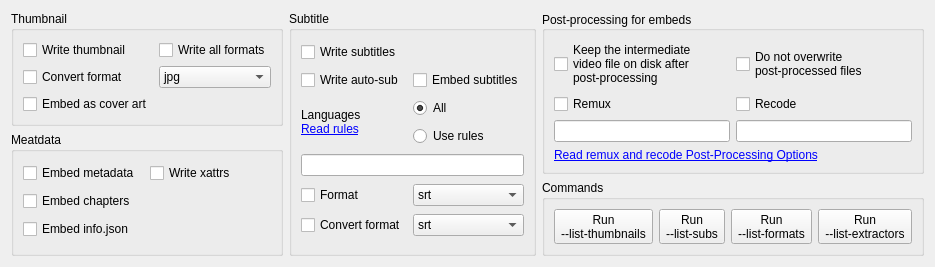
      <widget class="QWidget" name="tab_spices">
       <attribute name="title">
        <string>Spices</string>
       </attribute>
       <layout class="QGridLayout" name="gridLayout_7">
        <item row="1" column="2" rowspan="2">
         <widget class="QGroupBox" name="groupBox_ppspices">
          <property name="title">
           <string>Post-processing for embeds</string>
          </property>
          <property name="alignment">
           <set>Qt::AlignLeading|Qt::AlignLeft|Qt::AlignVCenter</set>
          </property>
          <property name="flat">
           <bool>false</bool>
          </property>
          <layout class="QGridLayout" name="gridLayout_20">
           <item row="0" column="1">
            <widget class="QCheckBox" name="checkBox_ppspices_no_post_overwrites">
             <property name="text">
              <string>Do not overwrite
post-processed files</string>
             </property>
            </widget>
           </item>
           <item row="0" column="0">
            <widget class="QCheckBox" name="checkBox_ppspices_keep_video">
             <property name="text">
              <string>Keep the intermediate
video file on disk after
post-processing</string>
             </property>
            </widget>
           </item>
           <item row="5" column="1">
            <widget class="QLineEdit" name="lineEdit_ppspices_recode"/>
           </item>
           <item row="5" column="0">
            <widget class="QLineEdit" name="lineEdit_ppspices_remux"/>
           </item>
           <item row="4" column="0">
            <widget class="QCheckBox" name="checkBox_ppspices_remux">
             <property name="text">
              <string>Remux</string>
             </property>
            </widget>
           </item>
           <item row="4" column="1">
            <widget class="QCheckBox" name="checkBox_ppspices_recode">
             <property name="text">
              <string>Recode</string>
             </property>
            </widget>
           </item>
           <item row="6" column="0" colspan="2">
            <widget class="QLabel" name="label_ppspices_remux_recode_help">
             <property name="text">
              <string>&lt;html&gt;&lt;head/&gt;&lt;body&gt;&lt;p&gt;&lt;a href=&quot;https://github.com/yt-dlp/yt-dlp?tab=readme-ov-file#post-processing-options&quot;&gt;&lt;span style=&quot; text-decoration: underline; color:#0000ff;&quot;&gt;Read remux and recode Post-Processing Options&lt;/span&gt;&lt;/a&gt;&lt;/p&gt;&lt;/body&gt;&lt;/html&gt;</string>
             </property>
             <property name="textFormat">
              <enum>Qt::AutoText</enum>
             </property>
             <property name="openExternalLinks">
              <bool>true</bool>
             </property>
            </widget>
           </item>
          </layout>
         </widget>
        </item>
        <item row="1" column="0">
         <widget class="QGroupBox" name="groupBox_thumbnail">
          <property name="sizePolicy">
           <sizepolicy hsizetype="Fixed" vsizetype="Preferred">
            <horstretch>0</horstretch>
            <verstretch>0</verstretch>
           </sizepolicy>
          </property>
          <property name="title">
           <string>Thumbnail</string>
          </property>
          <layout class="QGridLayout" name="gridLayout_9">
           <item row="0" column="0">
            <widget class="QCheckBox" name="checkBox_thumbnail_write">
             <property name="text">
              <string>Write thumbnail</string>
             </property>
            </widget>
           </item>
           <item row="3" column="1">
            <widget class="QComboBox" name="comboBox_thumbnail_convert_format">
             <item>
              <property name="text">
               <string>jpg</string>
              </property>
             </item>
             <item>
              <property name="text">
               <string>png</string>
              </property>
             </item>
             <item>
              <property name="text">
               <string>webp</string>
              </property>
             </item>
            </widget>
           </item>
           <item row="3" column="0">
            <widget class="QCheckBox" name="checkBox_thumbnail_convert_format">
             <property name="text">
              <string>Convert format</string>
             </property>
            </widget>
           </item>
           <item row="4" column="0">
            <widget class="QCheckBox" name="checkBox_thumbnail_embed">
             <property name="text">
              <string>Embed as cover art</string>
             </property>
            </widget>
           </item>
           <item row="0" column="1">
            <widget class="QCheckBox" name="checkBox_thumbnail_write_all_formats">
             <property name="text">
              <string>Write all formats</string>
             </property>
            </widget>
           </item>
          </layout>
         </widget>
        </item>
        <item row="1" column="1" rowspan="3">
         <widget class="QGroupBox" name="groupBox_subtitle">
          <property name="sizePolicy">
           <sizepolicy hsizetype="Fixed" vsizetype="Preferred">
            <horstretch>0</horstretch>
            <verstretch>0</verstretch>
           </sizepolicy>
          </property>
          <property name="title">
           <string>Subtitle</string>
          </property>
          <layout class="QGridLayout" name="gridLayout_8">
           <item row="2" column="0" rowspan="2">
            <widget class="QLabel" name="label_subtitle_language">
             <property name="text">
              <string>&lt;html&gt;&lt;head/&gt;&lt;body&gt;&lt;p&gt;Languages&lt;br/&gt;&lt;a href=&quot;https://github.com/yt-dlp/yt-dlp?tab=readme-ov-file#subtitle-options&quot;&gt;&lt;span style=&quot; text-decoration: underline; color:#0000ff;&quot;&gt;Read rules&lt;/span&gt;&lt;/a&gt;&lt;/p&gt;&lt;/body&gt;&lt;/html&gt;</string>
             </property>
             <property name="textFormat">
              <enum>Qt::AutoText</enum>
             </property>
             <property name="openExternalLinks">
              <bool>true</bool>
             </property>
            </widget>
           </item>
           <item row="0" column="0">
            <widget class="QCheckBox" name="checkBox_subtitle_write">
             <property name="text">
              <string>Write subtitles</string>
             </property>
            </widget>
           </item>
           <item row="6" column="0">
            <widget class="QCheckBox" name="checkBox_subtitle_convert_format">
             <property name="text">
              <string>Convert format</string>
             </property>
            </widget>
           </item>
           <item row="6" column="1">
            <widget class="QComboBox" name="comboBox_subtitle_convert_format">
             <item>
              <property name="text">
               <string>srt</string>
              </property>
             </item>
             <item>
              <property name="text">
               <string>ass</string>
              </property>
             </item>
             <item>
              <property name="text">
               <string>vtt</string>
              </property>
             </item>
             <item>
              <property name="text">
               <string>lrc</string>
              </property>
             </item>
            </widget>
           </item>
           <item row="5" column="0">
            <widget class="QCheckBox" name="checkBox_subtitle_format">
             <property name="text">
              <string>Format</string>
             </property>
            </widget>
           </item>
           <item row="5" column="1">
            <widget class="QComboBox" name="comboBox_subtitle_format">
             <item>
              <property name="text">
               <string>srt</string>
              </property>
             </item>
             <item>
              <property name="text">
               <string>ass</string>
              </property>
             </item>
             <item>
              <property name="text">
               <string>vtt</string>
              </property>
             </item>
             <item>
              <property name="text">
               <string>lrc</string>
              </property>
             </item>
            </widget>
           </item>
           <item row="2" column="1">
            <widget class="QRadioButton" name="radioButton_subtitle_language_all">
             <property name="text">
              <string>All</string>
             </property>
             <property name="checked">
              <bool>true</bool>
             </property>
            </widget>
           </item>
           <item row="3" column="1">
            <widget class="QRadioButton" name="radioButton_subtitle_language_rules">
             <property name="text">
              <string>Use rules</string>
             </property>
            </widget>
           </item>
           <item row="1" column="0">
            <widget class="QCheckBox" name="checkBox_subtitle_autosub">
             <property name="text">
              <string>Write auto-sub</string>
             </property>
            </widget>
           </item>
           <item row="1" column="1">
            <widget class="QCheckBox" name="checkBox_subtitle_embed">
             <property name="text">
              <string>Embed subtitles</string>
             </property>
            </widget>
           </item>
           <item row="4" column="0" colspan="2">
            <widget class="QLineEdit" name="lineEdit_subtitle_rules"/>
           </item>
          </layout>
         </widget>
        </item>
        <item row="2" column="0" rowspan="2">
         <widget class="QGroupBox" name="groupBox_metadata">
          <property name="sizePolicy">
           <sizepolicy hsizetype="Preferred" vsizetype="Preferred">
            <horstretch>0</horstretch>
            <verstretch>0</verstretch>
           </sizepolicy>
          </property>
          <property name="title">
           <string>Meatdata</string>
          </property>
          <layout class="QGridLayout" name="gridLayout_19">
           <item row="1" column="0">
            <widget class="QCheckBox" name="checkBox_metadata_chapter">
             <property name="text">
              <string>Embed chapters</string>
             </property>
            </widget>
           </item>
           <item row="2" column="0">
            <widget class="QCheckBox" name="checkBox_metadata_info_json">
             <property name="text">
              <string>Embed info.json</string>
             </property>
            </widget>
           </item>
           <item row="0" column="0">
            <widget class="QCheckBox" name="checkBox_metadata_embed">
             <property name="text">
              <string>Embed metadata</string>
             </property>
            </widget>
           </item>
           <item row="0" column="1">
            <widget class="QCheckBox" name="checkBox_metadata_xattrs">
             <property name="text">
              <string>Write xattrs</string>
             </property>
            </widget>
           </item>
          </layout>
         </widget>
        </item>
        <item row="3" column="2">
         <widget class="QGroupBox" name="groupBox_spicecmd">
          <property name="title">
           <string>Commands</string>
          </property>
          <layout class="QGridLayout" name="gridLayout_28">
           <item row="0" column="2">
            <widget class="QToolButton" name="toolButton_spicecmd_list_formats">
             <property name="sizePolicy">
              <sizepolicy hsizetype="Preferred" vsizetype="Preferred">
               <horstretch>0</horstretch>
               <verstretch>0</verstretch>
              </sizepolicy>
             </property>
             <property name="text">
              <string>Run
--list-formats</string>
             </property>
            </widget>
           </item>
           <item row="0" column="1">
            <widget class="QToolButton" name="toolButton_spicecmd_list_subs">
             <property name="sizePolicy">
              <sizepolicy hsizetype="Preferred" vsizetype="Preferred">
               <horstretch>0</horstretch>
               <verstretch>0</verstretch>
              </sizepolicy>
             </property>
             <property name="text">
              <string>Run
--list-subs</string>
             </property>
            </widget>
           </item>
           <item row="0" column="0">
            <widget class="QToolButton" name="toolButton_spicecmd_list_thumbnails">
             <property name="sizePolicy">
              <sizepolicy hsizetype="Preferred" vsizetype="Preferred">
               <horstretch>0</horstretch>
               <verstretch>0</verstretch>
              </sizepolicy>
             </property>
             <property name="text">
              <string>Run
--list-thumbnails</string>
             </property>
            </widget>
           </item>
           <item row="0" column="3">
            <widget class="QToolButton" name="toolButton_spicecmd_list_extractors">
             <property name="sizePolicy">
              <sizepolicy hsizetype="Preferred" vsizetype="Preferred">
               <horstretch>0</horstretch>
               <verstretch>0</verstretch>
              </sizepolicy>
             </property>
             <property name="text">
              <string>Run
--list-extractors</string>
             </property>
            </widget>
           </item>
          </layout>
         </widget>
        </item>
       </layout>
      </widget>
